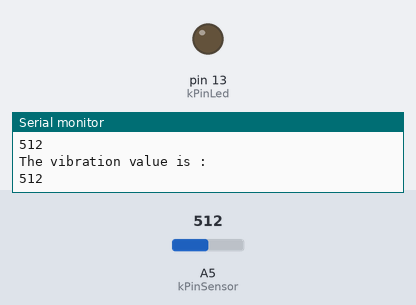
Recording of a sketch running on a simulated Arduino Uno, built with avr-gcc and run on an emulated ATmega328P. Parts: output pins drawn as LEDs (lit = HIGH), the last lines printed to the serial monitor. The inputs (shaded band) are chosen by the test bench; at power-on: A5 (kPinSensor) = 512.

Above: at 2.8 s.
2.9 s: A5 (kPinSensor) set to 110
5.6 s: A5 (kPinSensor) set to 91
At 6.2 s:
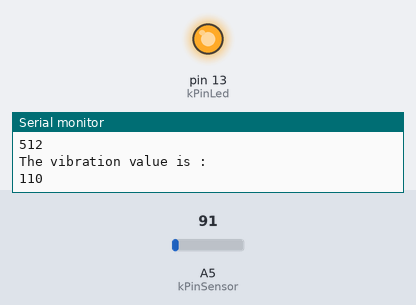
8.3 s: A5 (kPinSensor) set to 122
At 8.9 s:
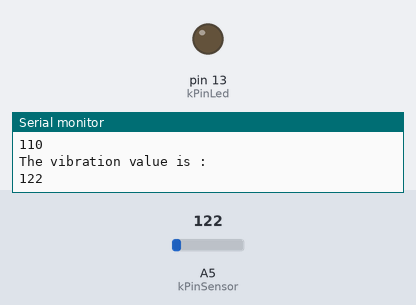
14.3 s: A5 (kPinSensor) set to 90
At 14.8 s:
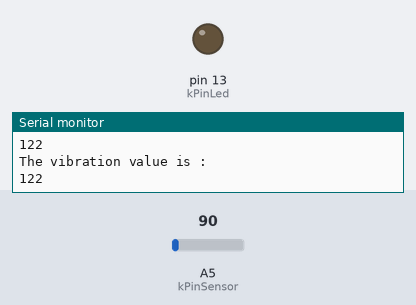
Timing chart, 0 to 17.3 s (numbered marks = the images above; inputs shaded):
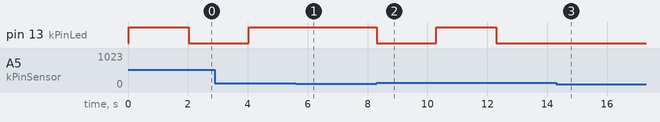

The sketch:

PiezoBuzzerKnockSensor.ino
```cpp
const int kPinSensor = A5;
const int kPinLed = 13;
const int k_threshold = 100;

int ledState = LOW;
// variable used to store the last LED status, to toggle the light

void setup()
{
Serial.begin(9600);
Serial.println("Detecting Knocking");
Serial.println("with Arduino UNO R3 by Glanz and Freya");
pinMode(kPinLed, OUTPUT);
}

void loop()
{
  int val = analogRead(kPinSensor);

  if (val >= k_threshold) {
  ledState = !ledState;
  // toggle the value of ledState
  Serial.println("The vibration value is :");
  Serial.println(val);
  digitalWrite(kPinLed, ledState);
  delay(2000);

  }
}
```

Measured:
- the behaviour switches between 100 and 99 on A5 (kPinSensor) (found by bisection; images 0 and 1)
- after the input at 5.6 s, pin 13 (kPinLed): stays HIGH (without the input it goes to LOW after 0.43 s)
- after the input at 8.3 s, pin 13 (kPinLed): HIGH → LOW at once, → HIGH 2.0 s later, → LOW 2.0 s later
- after the input at 14.3 s, pin 13 (kPinLed): stays LOW (without the input it goes to HIGH after 0.00 s)
